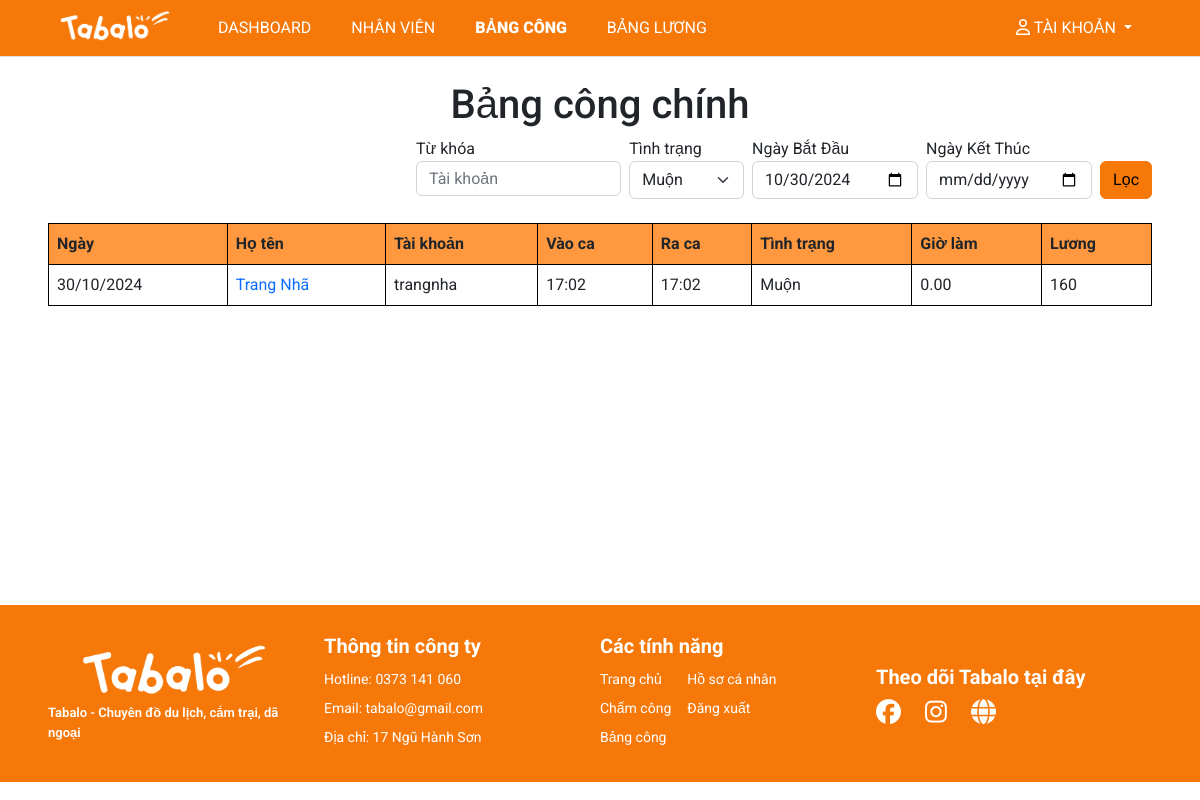
/management/sheet/?status=Muộn&start-date=2024-10-30 (signed in), run on the app's committed database.
### myapp/models.py (models this page shows, shortened)
class Sheet(models.Model):
    user=models.ForeignKey(User,on_delete=models.CASCADE)
    date=models.DateField()
    checkin=models.TimeField()
    checkout=models.TimeField(blank=True, null=True)
    work_hour=models.DecimalField(max_digits=5, decimal_places=2, blank=True, null=True)
    salary=models.DecimalField(max_digits=10, decimal_places=0, blank=True, null=True)
    status=models.CharField(max_length=20, choices=[('Đúng Giờ', 'Đúng Giờ'), ('Muộn', 'Muộn')], default='Đúng Giờ')

### management/views.py (the view)
# urls.py: path('sheet/', views.main_sheet, name='main-sheet'),
def main_sheet(request):
  if request.user.is_superuser:
    title = 'Bảng công'
    sheets = Sheet.objects.all().order_by('-date')
    keyword = request.GET.get('keyword', '')
    status = request.GET.get('status', '')
    start_date = request.GET.get('start-date', '')
    end_date = request.GET.get('end-date', '')
    if keyword:
      sheets = sheets.filter(user__username__icontains=keyword)
    if status:
      sheets = sheets.filter(status=status)
    if start_date and end_date:
      sheets = sheets.filter(date__range=[start_date, end_date])
    elif start_date:
      sheets = sheets.filter(date__range=[start_date, datetime.now().date()])
    elif end_date:
      sheets = sheets.filter(date__range=[datetime.now().date(), end_date])
    paginator = Paginator(sheets, 1)
    page_number = request.GET.get('page', '')
    try:
      page_obj = paginator.get_page(page_number)
    except PageNotAnInteger:
      page_obj = paginator.page(1)
    except EmptyPage:
      page_obj = paginator.page(paginator.num_pages)
    query_params = request.GET.copy()
    if 'page' in query_params:
      query_params.pop('page')
    context = {'title': title,
               'keyword': keyword,
               'start_date': start_date,
               'end_date': end_date,
               'status': status,
               'page_obj': page_obj,
               'query_params': query_params.urlencode()}
    return render(request, 'pages/main_sheet.html', context)
  else:
    messages.warning(request, 'Không có quyền truy cập')
    return redirect('/')

### templates/pages/main_sheet.html (shortened to what this page needs)
{% extends '../layouts/base.html' %}
{% block main %}
<br>
<h1 style="text-align: center;">Bảng công chính</h1>
{% include 'partials/filter_sheet.html' %}
<br>
<table class="table table-hover table-bordered">
  <thead class="bg-tab">
    <tr>
      <th scope="col">Ngày</th>
      <th scope="col">Họ tên</th>
      <th scope="col">Tài khoản</th>
      <th scope="col">Vào ca</th>
      <th scope="col">Ra ca</th>
      <th scope="col">Tình trạng</th>
      <th scope="col">Giờ làm</th>
      <th scope="col">Lương</th>
    </tr>
  </thead>
  <tbody>
    {% for sheet in page_obj %}
    <tr>
      <td>{{ sheet.date|date:"d/m/Y" }}</td>
      <td><a href="/profile/{{sheet.user.username}}/" style="text-decoration: none;">{{ sheet.user.first_name }} {{ sheet.user.last_name }}</a></td>
      <td>{{ sheet.user.username }}</td>
      <td>{{ sheet.checkin|date:"H:i" }}</td>
      <td>{{ sheet.checkout|date:"H:i" }}</td>
      <td>{{ sheet.status }}</td>
      <td>{{ sheet.work_hour }}</td>
      <td>{{ sheet.salary }}</td>
    </tr>
    {% endfor %}
  </tbody>
</table>
<br>
{% endblock %}

### static/styles/style.css (style rules this page uses)
.bg-tab { background-color: #FF983E !important; }
table { border-collapse: collapse; border: 1px solid #000 !important; }
table th, table td { border: 1px solid #000000; }

### data on the page
Sheet: date "30/10/2024", user.first_name "Trang", user.last_name "Nhã", user.username "trangnha", checkin "17:02", checkout "17:02", status "Muộn", work_hour "0.00", salary "160"
